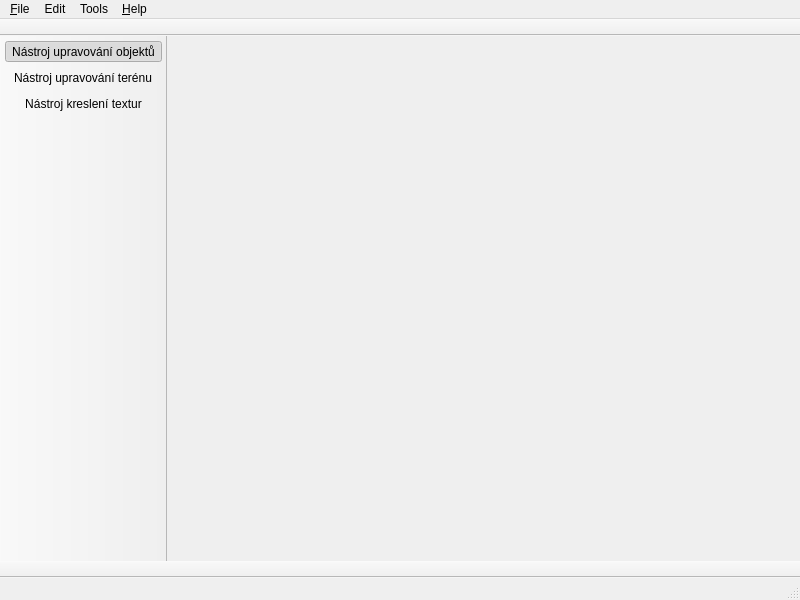
<?xml version="1.0" encoding="UTF-8"?>
<ui version="4.0">
 <class>MainWindow</class>
 <widget class="QMainWindow" name="MainWindow">
  <property name="geometry">
   <rect>
    <x>0</x>
    <y>0</y>
    <width>800</width>
    <height>600</height>
   </rect>
  </property>
  <property name="windowTitle">
   <string>QEditor</string>
  </property>
  <property name="windowIcon">
   <iconset resource="qeditor.qrc">
    <normaloff>:/app_icon</normaloff>:/app_icon</iconset>
  </property>
  <property name="dockNestingEnabled">
   <bool>true</bool>
  </property>
  <widget class="QWidget" name="centralwidget"/>
  <widget class="QToolBar" name="toolbar3">
   <property name="enabled">
    <bool>true</bool>
   </property>
   <property name="movable">
    <bool>false</bool>
   </property>
   <attribute name="toolBarArea">
    <enum>TopToolBarArea</enum>
   </attribute>
   <attribute name="toolBarBreak">
    <bool>false</bool>
   </attribute>
  </widget>
  <widget class="QToolBar" name="toolbar2">
   <property name="movable">
    <bool>false</bool>
   </property>
   <property name="iconSize">
    <size>
     <width>32</width>
     <height>32</height>
    </size>
   </property>
   <attribute name="toolBarArea">
    <enum>BottomToolBarArea</enum>
   </attribute>
   <attribute name="toolBarBreak">
    <bool>false</bool>
   </attribute>
  </widget>
  <widget class="QToolBar" name="toolbar">
   <property name="styleSheet">
    <string notr="true">QToolBar {padding:5px;spacing:5px}</string>
   </property>
   <property name="movable">
    <bool>false</bool>
   </property>
   <property name="iconSize">
    <size>
     <width>32</width>
     <height>32</height>
    </size>
   </property>
   <attribute name="toolBarArea">
    <enum>LeftToolBarArea</enum>
   </attribute>
   <attribute name="toolBarBreak">
    <bool>false</bool>
   </attribute>
   <addaction name="action_mapview_m0"/>
   <addaction name="action_mapview_m1"/>
   <addaction name="action_mapview_m2"/>
  </widget>
  <widget class="QMenuBar" name="menubar">
   <property name="geometry">
    <rect>
     <x>0</x>
     <y>0</y>
     <width>800</width>
     <height>21</height>
    </rect>
   </property>
   <widget class="QMenu" name="menuFile">
    <property name="title">
     <string>&amp;File</string>
    </property>
    <addaction name="action_New"/>
    <addaction name="action_Load"/>
    <addaction name="separator"/>
    <addaction name="action_Save"/>
    <addaction name="separator"/>
    <addaction name="action_Exit"/>
   </widget>
   <widget class="QMenu" name="menuTools">
    <property name="title">
     <string>Tools</string>
    </property>
    <widget class="QMenu" name="menu_Speed_Multiplier">
     <property name="title">
      <string>&amp;Speed Multiplier</string>
     </property>
     <addaction name="actionSpeed_0"/>
     <addaction name="actionSpeed_1"/>
     <addaction name="actionSpeed_3"/>
     <addaction name="actionSpeed_5"/>
     <addaction name="actionSpeed_7"/>
     <addaction name="actionSpeed_10"/>
     <addaction name="separator"/>
     <addaction name="actionSpeed_0_1"/>
     <addaction name="actionSpeed_0_2"/>
    </widget>
    <widget class="QMenu" name="menu_Display_Mode">
     <property name="title">
      <string>&amp;Display Mode</string>
     </property>
     <addaction name="action_Default"/>
     <addaction name="action_Terrain_Wireframe"/>
     <addaction name="action_Wireframe"/>
     <addaction name="action_Grass"/>
     <addaction name="actionGrass_Rock"/>
     <addaction name="actionGrass_Rock_Snow"/>
     <addaction name="actionWireframe_Height"/>
     <addaction name="action_Colored"/>
     <addaction name="action_Light_and_Shadow"/>
     <addaction name="actionH_idden"/>
    </widget>
    <addaction name="menu_Speed_Multiplier"/>
    <addaction name="menu_Display_Mode"/>
    <addaction name="separator"/>
    <addaction name="action_Texture_Picker"/>
    <addaction name="action_Settings"/>
    <addaction name="actionTeleport"/>
    <addaction name="action_Reset_camera"/>
    <addaction name="separator"/>
    <addaction name="action_Test"/>
   </widget>
   <widget class="QMenu" name="menuEdit">
    <property name="title">
     <string>Edit</string>
    </property>
    <addaction name="action_Undo"/>
    <addaction name="action_Redo"/>
   </widget>
   <widget class="QMenu" name="menu_Help">
    <property name="title">
     <string>&amp;Help</string>
    </property>
    <addaction name="action_About"/>
   </widget>
   <addaction name="menuFile"/>
   <addaction name="menuEdit"/>
   <addaction name="menuTools"/>
   <addaction name="menu_Help"/>
  </widget>
  <widget class="QStatusBar" name="statusbar"/>
  <action name="action_Exit">
   <property name="text">
    <string>&amp;Exit</string>
   </property>
  </action>
  <action name="action_mapview_m0">
   <property name="checkable">
    <bool>true</bool>
   </property>
   <property name="checked">
    <bool>true</bool>
   </property>
   <property name="icon">
    <iconset resource="qeditor.qrc">
     <normaloff>:/arrow</normaloff>:/arrow</iconset>
   </property>
   <property name="text">
    <string>Nástroj upravování objektů</string>
   </property>
  </action>
  <action name="actionSpeed_0">
   <property name="text">
    <string>Speed &amp;0</string>
   </property>
  </action>
  <action name="actionSpeed_1">
   <property name="text">
    <string>Speed &amp;1</string>
   </property>
  </action>
  <action name="actionSpeed_3">
   <property name="text">
    <string>Speed &amp;3</string>
   </property>
  </action>
  <action name="actionSpeed_5">
   <property name="text">
    <string>Speed &amp;5</string>
   </property>
  </action>
  <action name="actionSpeed_7">
   <property name="text">
    <string>Speed &amp;7</string>
   </property>
  </action>
  <action name="actionSpeed_10">
   <property name="text">
    <string>Speed &amp;10</string>
   </property>
  </action>
  <action name="actionSpeed_0_1">
   <property name="text">
    <string>Speed +0.1</string>
   </property>
   <property name="shortcut">
    <string>+</string>
   </property>
  </action>
  <action name="actionSpeed_0_2">
   <property name="text">
    <string>Speed -0.1</string>
   </property>
   <property name="shortcut">
    <string>-</string>
   </property>
  </action>
  <action name="action_mapview_m1">
   <property name="checkable">
    <bool>true</bool>
   </property>
   <property name="icon">
    <iconset resource="qeditor.qrc">
     <normaloff>:/terrain</normaloff>:/terrain</iconset>
   </property>
   <property name="text">
    <string>Nástroj upravování terénu</string>
   </property>
  </action>
  <action name="action_Test">
   <property name="text">
    <string>&amp;Test</string>
   </property>
  </action>
  <action name="action_Default">
   <property name="checkable">
    <bool>true</bool>
   </property>
   <property name="checked">
    <bool>true</bool>
   </property>
   <property name="text">
    <string>&amp;Default</string>
   </property>
   <property name="shortcut">
    <string>F1</string>
   </property>
  </action>
  <action name="action_Terrain_Wireframe">
   <property name="checkable">
    <bool>true</bool>
   </property>
   <property name="text">
    <string>&amp;Terrain + Wireframe</string>
   </property>
   <property name="shortcut">
    <string>F2</string>
   </property>
  </action>
  <action name="action_Wireframe">
   <property name="checkable">
    <bool>true</bool>
   </property>
   <property name="text">
    <string>&amp;Wireframe</string>
   </property>
   <property name="shortcut">
    <string>F3</string>
   </property>
  </action>
  <action name="action_Grass">
   <property name="checkable">
    <bool>true</bool>
   </property>
   <property name="text">
    <string>&amp;Grass</string>
   </property>
   <property name="shortcut">
    <string>F4</string>
   </property>
  </action>
  <action name="actionGrass_Rock">
   <property name="checkable">
    <bool>true</bool>
   </property>
   <property name="text">
    <string>Grass + &amp;Rock</string>
   </property>
   <property name="shortcut">
    <string>F5</string>
   </property>
  </action>
  <action name="actionGrass_Rock_Snow">
   <property name="checkable">
    <bool>true</bool>
   </property>
   <property name="text">
    <string>Grass + Rock + &amp;Snow</string>
   </property>
   <property name="shortcut">
    <string>F6</string>
   </property>
  </action>
  <action name="actionWireframe_Height">
   <property name="checkable">
    <bool>true</bool>
   </property>
   <property name="text">
    <string>Wireframe + &amp;Height</string>
   </property>
   <property name="shortcut">
    <string>F7</string>
   </property>
  </action>
  <action name="action_Colored">
   <property name="checkable">
    <bool>true</bool>
   </property>
   <property name="text">
    <string>&amp;Colored</string>
   </property>
   <property name="shortcut">
    <string>F8</string>
   </property>
  </action>
  <action name="action_Light_and_Shadow">
   <property name="checkable">
    <bool>true</bool>
   </property>
   <property name="text">
    <string>&amp;Light and Shadow</string>
   </property>
   <property name="shortcut">
    <string>F9</string>
   </property>
  </action>
  <action name="actionH_idden">
   <property name="checkable">
    <bool>true</bool>
   </property>
   <property name="text">
    <string>H&amp;idden</string>
   </property>
   <property name="shortcut">
    <string>F10</string>
   </property>
  </action>
  <action name="actionTeleport">
   <property name="text">
    <string>Teleport</string>
   </property>
  </action>
  <action name="action_Reset_camera">
   <property name="text">
    <string>&amp;Reset camera</string>
   </property>
   <property name="shortcut">
    <string>R</string>
   </property>
  </action>
  <action name="action_Save">
   <property name="text">
    <string>&amp;Save</string>
   </property>
  </action>
  <action name="action_New">
   <property name="text">
    <string>&amp;New</string>
   </property>
  </action>
  <action name="action_Load">
   <property name="text">
    <string>&amp;Load</string>
   </property>
  </action>
  <action name="action_mapview_m2">
   <property name="checkable">
    <bool>true</bool>
   </property>
   <property name="icon">
    <iconset resource="qeditor.qrc">
     <normaloff>:/brush_icon</normaloff>:/brush_icon</iconset>
   </property>
   <property name="text">
    <string>Nástroj kreslení textur</string>
   </property>
   <property name="toolTip">
    <string>Paint</string>
   </property>
  </action>
  <action name="action_Undo">
   <property name="text">
    <string>&amp;Undo</string>
   </property>
  </action>
  <action name="action_Redo">
   <property name="text">
    <string>&amp;Redo</string>
   </property>
  </action>
  <action name="action_Settings">
   <property name="text">
    <string>&amp;Settings</string>
   </property>
  </action>
  <action name="action_About">
   <property name="text">
    <string>&amp;About</string>
   </property>
  </action>
  <action name="action_Texture_Picker">
   <property name="text">
    <string>Texture &amp;Picker</string>
   </property>
  </action>
 </widget>
 <resources>
  <include location="qeditor.qrc"/>
 </resources>
 <connections/>
</ui>
